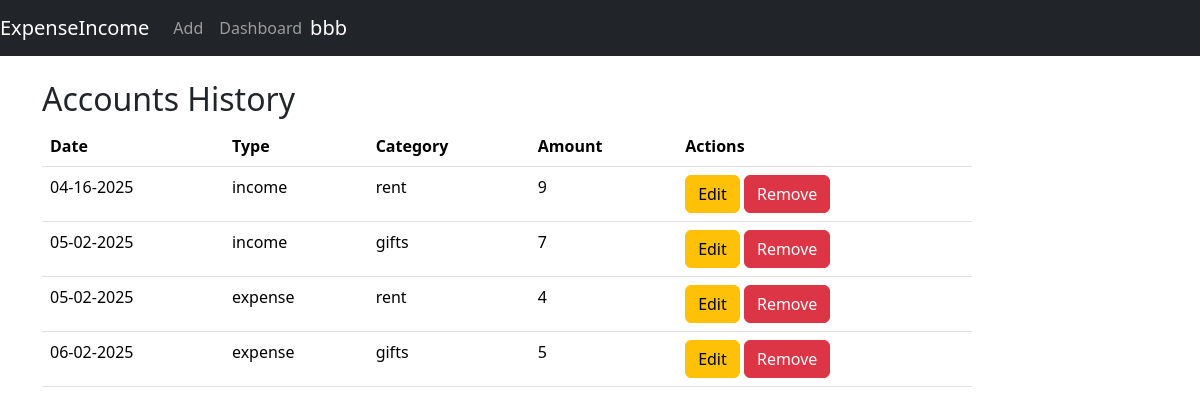
The page / (signed in) on the database its author committed.
### data/users.py (models this page shows, shortened)
class User(SqlAlchemyBase, UserMixin):
    __tablename__ = 'users'
    id = sa.Column(sa.Integer, primary_key=True, autoincrement=True)
    surname = sa.Column(sa.String, nullable=True)
    name = sa.Column(sa.String, nullable=True)
    age = sa.Column(sa.Integer, nullable=True)
    email = sa.Column(sa.String, index=True, unique=True, nullable=True)
    hashed_password = sa.Column(sa.String, nullable=True)
    modified_date = sa.Column(sa.DateTime, default=datetime.datetime.now)

### data/accounts.py (models this page shows, shortened)
class Accounts(SqlAlchemyBase):
    __tablename__ = 'accounts'
    id = sa.Column(sa.Integer, primary_key=True, autoincrement=True)
    user = sa.Column(sa.Integer, sa.ForeignKey("users.id"))
    type = sa.Column(sa.String, default='income')
    category = sa.Column(sa.String, default='salary')
    date = sa.Column(sa.Date)
    amount = sa.Column(sa.Numeric, default=0)

### main.py (the view)
@app.route('/')
def index():
    db_sess = db_session.create_session()
    accounts = db_sess.query(Accounts).filter(Accounts.user == current_user.id).order_by(Accounts.date.asc()).all()
    return render_template('index.html', title='Expenses', accounts=accounts)

### data/__db_session.py (called while the page is built)
def create_session() -> Session:
    return __factory()

### main.py (called while the page is built)
@login_manager.user_loader
def load_user(user_id: id) -> User | None:
    return db_session.create_session().get(User, user_id)

### templates/index.html (shortened to what this page needs)
{% extends "base.html" %}
{% block content %}
     <div class="col-sm-10 ml-auto mr-auto ">
        <H2>Accounts History</H2>
        <table class="table">
            <thead class="thead-dark">
                <tr>
                    <th scope="col">Date</th>
                    <th scope="col">Type</th>
                    <th scope="col">Category</th>
                    <th scope="col">Amount</th>
                    <th scope="col">Actions</th>
                </tr>
            </thead>
            <tbody>
                {% for entry in accounts %}
                        <tr>
                            <td>{{entry.date.strftime("%m-%d-%Y")}}</td>
                            <td>{{entry.type}}</td>
                            <td>{{ entry.category }}</td>
                            <td>{{ (entry.amount|round(2)|string).rstrip('.0') }}</td>
                            <td>
                                <div>
                                    <a href="/accounts/{{ entry.id }}" class="btn btn-warning">
                                        Edit
                                    </a>
                                    <a onclick="showDeleteModal({{ entry.id }})" class="btn btn-danger">
                                        Remove
                                    </a>
                                </div>
                            </td>
                        </tr>
                {% endfor %}
        </tbody>
        </table>
    </div>
{% endblock %}

### templates/base.html (shortened to what this page needs)
<!doctype html>
<html lang="en">
<head>
    <link href="https://cdn.jsdelivr.net/npm/bootstrap@5.3.5/dist/css/bootstrap.min.css" rel="stylesheet">
    <link rel="stylesheet"
          href="/static/css/style.css">
</head>
<body>
<header>
    <div class="container-fluid">
        <div class="row">
            <div class="col-md-12 p-0">
                <header class="mb-4">
                    <nav class="navbar navbar-expand-lg navbar-dark bg-dark">
                        <a class="navbar-brand" href="{{ url_for('index') }}">ExpenseIncome</a>
                        <div class="collapse navbar-collapse" id="navbarNavAltMarkup">
                            <div class="navbar-nav ml-auto mr-3">
                                <a class="nav-item nav-link" href="{{ url_for('add_account') }}">Add</a>
                                <a class="nav-item nav-link" href="{{ url_for('dashboard') }}">Dashboard</a>
                                {% if current_user.is_authenticated %}
                                    <a class="navbar-brand" href="/logout">{{ current_user.name }}</a>
                                {% else %}
                                    <p>
                                        <a class="btn btn-primary" href="/register">Sign up</a>
                                        <a class="btn btn-success" href="/login">Log in</a>
                                    </p>
                                {% endif %}
                            </div>
                        </div>
                    </nav>
                </header>
            </div>
</header>
<main role="main" class="container">
    {% block content %}{% endblock %}
</main>
</body>
</html>

### rows shown on the page
User: name "bbb"
Accounts: date "04-16-2025", type "income", category "rent", amount "9"
Accounts: date "05-02-2025", type "income", category "gifts", amount "7"
Accounts: date "05-02-2025", type "expense", category "rent", amount "4"
Accounts: date "06-02-2025", type "expense", category "gifts", amount "5"
